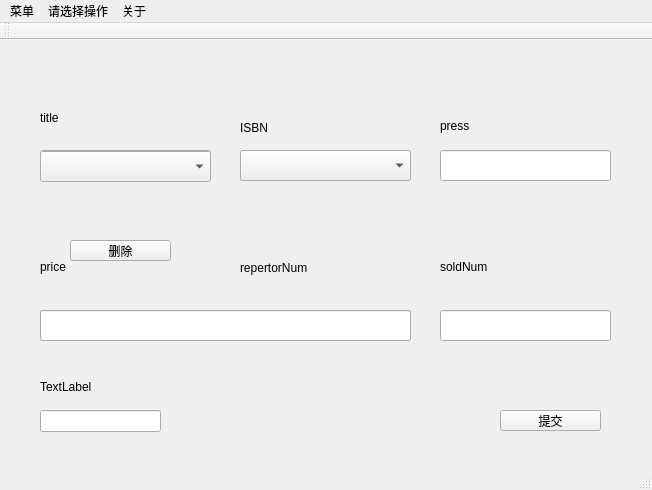
<?xml version="1.0" encoding="UTF-8"?>
<ui version="4.0">
 <class>MainWindow</class>
 <widget class="QMainWindow" name="MainWindow">
  <property name="geometry">
   <rect>
    <x>0</x>
    <y>0</y>
    <width>652</width>
    <height>490</height>
   </rect>
  </property>
  <property name="windowTitle">
   <string>MainWindow</string>
  </property>
  <property name="autoFillBackground">
   <bool>false</bool>
  </property>
  <widget class="QWidget" name="centralWidget">
   <widget class="QLabel" name="label">
    <property name="geometry">
     <rect>
      <x>40</x>
      <y>70</y>
      <width>171</width>
      <height>16</height>
     </rect>
    </property>
    <property name="text">
     <string>title</string>
    </property>
   </widget>
   <widget class="QLabel" name="label_2">
    <property name="geometry">
     <rect>
      <x>240</x>
      <y>80</y>
      <width>171</width>
      <height>16</height>
     </rect>
    </property>
    <property name="text">
     <string>ISBN</string>
    </property>
   </widget>
   <widget class="QLabel" name="label_3">
    <property name="geometry">
     <rect>
      <x>440</x>
      <y>70</y>
      <width>59</width>
      <height>31</height>
     </rect>
    </property>
    <property name="text">
     <string>press</string>
    </property>
   </widget>
   <widget class="QLabel" name="label_4">
    <property name="geometry">
     <rect>
      <x>40</x>
      <y>220</y>
      <width>59</width>
      <height>14</height>
     </rect>
    </property>
    <property name="text">
     <string>price</string>
    </property>
   </widget>
   <widget class="QLabel" name="label_5">
    <property name="geometry">
     <rect>
      <x>240</x>
      <y>220</y>
      <width>81</width>
      <height>16</height>
     </rect>
    </property>
    <property name="text">
     <string>repertorNum</string>
    </property>
   </widget>
   <widget class="QLabel" name="label_6">
    <property name="geometry">
     <rect>
      <x>440</x>
      <y>220</y>
      <width>59</width>
      <height>14</height>
     </rect>
    </property>
    <property name="text">
     <string>soldNum</string>
    </property>
   </widget>
   <widget class="QLineEdit" name="lineEdit">
    <property name="geometry">
     <rect>
      <x>40</x>
      <y>110</y>
      <width>171</width>
      <height>31</height>
     </rect>
    </property>
   </widget>
   <widget class="QLineEdit" name="lineEdit_2">
    <property name="geometry">
     <rect>
      <x>240</x>
      <y>110</y>
      <width>171</width>
      <height>31</height>
     </rect>
    </property>
   </widget>
   <widget class="QLineEdit" name="lineEdit_3">
    <property name="geometry">
     <rect>
      <x>440</x>
      <y>110</y>
      <width>171</width>
      <height>31</height>
     </rect>
    </property>
   </widget>
   <widget class="QLineEdit" name="lineEdit_4">
    <property name="geometry">
     <rect>
      <x>40</x>
      <y>270</y>
      <width>171</width>
      <height>31</height>
     </rect>
    </property>
   </widget>
   <widget class="QLineEdit" name="lineEdit_5">
    <property name="geometry">
     <rect>
      <x>240</x>
      <y>270</y>
      <width>171</width>
      <height>31</height>
     </rect>
    </property>
   </widget>
   <widget class="QLineEdit" name="lineEdit_6">
    <property name="geometry">
     <rect>
      <x>440</x>
      <y>270</y>
      <width>171</width>
      <height>31</height>
     </rect>
    </property>
   </widget>
   <widget class="QPushButton" name="pushButton">
    <property name="geometry">
     <rect>
      <x>500</x>
      <y>370</y>
      <width>101</width>
      <height>21</height>
     </rect>
    </property>
    <property name="text">
     <string>提交</string>
    </property>
   </widget>
   <widget class="QComboBox" name="ISBNcomboBox">
    <property name="geometry">
     <rect>
      <x>40</x>
      <y>111</y>
      <width>171</width>
      <height>31</height>
     </rect>
    </property>
   </widget>
   <widget class="QComboBox" name="chioceComboBox">
    <property name="geometry">
     <rect>
      <x>240</x>
      <y>110</y>
      <width>171</width>
      <height>31</height>
     </rect>
    </property>
   </widget>
   <widget class="QLineEdit" name="modify">
    <property name="geometry">
     <rect>
      <x>40</x>
      <y>270</y>
      <width>371</width>
      <height>31</height>
     </rect>
    </property>
   </widget>
   <widget class="QLabel" name="label_7">
    <property name="geometry">
     <rect>
      <x>40</x>
      <y>340</y>
      <width>59</width>
      <height>14</height>
     </rect>
    </property>
    <property name="text">
     <string>TextLabel</string>
    </property>
   </widget>
   <widget class="QLineEdit" name="lineEdit_7">
    <property name="geometry">
     <rect>
      <x>40</x>
      <y>370</y>
      <width>121</width>
      <height>22</height>
     </rect>
    </property>
   </widget>
   <widget class="QPushButton" name="delBpt">
    <property name="geometry">
     <rect>
      <x>70</x>
      <y>200</y>
      <width>101</width>
      <height>21</height>
     </rect>
    </property>
    <property name="text">
     <string>删除</string>
    </property>
   </widget>
  </widget>
  <widget class="QMenuBar" name="menuBar">
   <property name="geometry">
    <rect>
     <x>0</x>
     <y>0</y>
     <width>652</width>
     <height>21</height>
    </rect>
   </property>
   <widget class="QMenu" name="menu">
    <property name="title">
     <string>菜单</string>
    </property>
    <addaction name="exit"/>
   </widget>
   <widget class="QMenu" name="menu_2">
    <property name="title">
     <string>请选择操作</string>
    </property>
    <addaction name="action"/>
    <addaction name="action_2"/>
    <addaction name="action_3"/>
    <addaction name="action_4"/>
   </widget>
   <widget class="QMenu" name="menu_3">
    <property name="title">
     <string>关于</string>
    </property>
    <addaction name="help"/>
    <addaction name="about"/>
   </widget>
   <addaction name="menu"/>
   <addaction name="menu_2"/>
   <addaction name="menu_3"/>
  </widget>
  <widget class="QToolBar" name="mainToolBar">
   <attribute name="toolBarArea">
    <enum>TopToolBarArea</enum>
   </attribute>
   <attribute name="toolBarBreak">
    <bool>false</bool>
   </attribute>
  </widget>
  <widget class="QStatusBar" name="statusBar"/>
  <action name="action">
   <property name="text">
    <string>添加图书信息</string>
   </property>
  </action>
  <action name="action_2">
   <property name="text">
    <string>修改图书信息</string>
   </property>
  </action>
  <action name="action_3">
   <property name="text">
    <string>删除图书信息</string>
   </property>
  </action>
  <action name="action_4">
   <property name="text">
    <string>查看图书信息</string>
   </property>
  </action>
  <action name="exit">
   <property name="text">
    <string>关闭窗口(&amp;x)</string>
   </property>
  </action>
  <action name="help">
   <property name="text">
    <string>帮助</string>
   </property>
  </action>
  <action name="about">
   <property name="text">
    <string>关于</string>
   </property>
  </action>
 </widget>
 <layoutdefault spacing="6" margin="11"/>
 <resources/>
 <connections/>
</ui>
